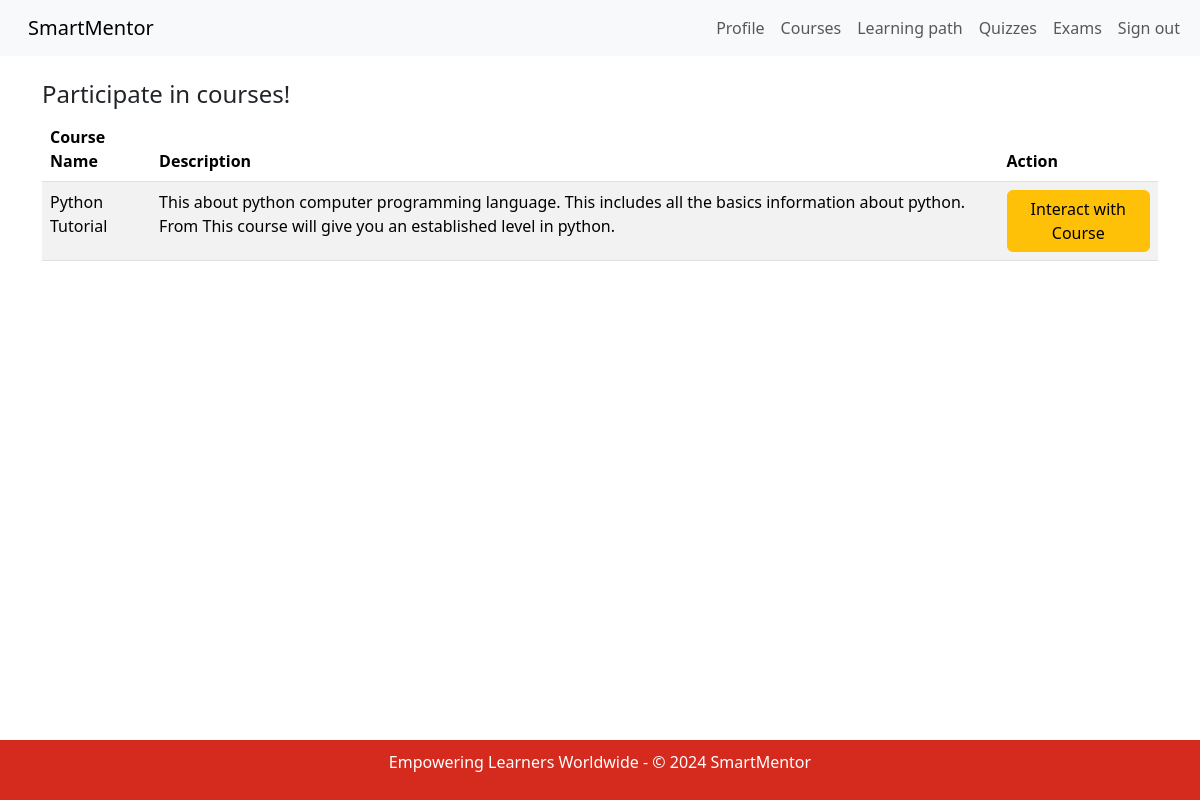
/student/learningpath (signed in), run on the app's committed database.
### app/models.py (models this page shows, shortened)
class Course(models.Model):
    name = models.CharField(max_length=50, default='course')
    description = models.CharField(max_length=200, default='Default description')
    pdfs = models.ManyToManyField(PDF, blank=True, related_name='courses')
    time_created = models.DateTimeField(auto_now_add=True, null=True)
    teacher = models.ForeignKey('Teacher', on_delete=models.CASCADE, related_name='courses', default=Teacher.get_default_teacher)

### app/views.py (the view)
# urls.py: path('student/learningpath', StudentLearningPathView.as_view(), name='course_learningpath'),
class StudentLearningPathView(LoginRequiredMixin, ListView):
    model = Course
    template_name = 'app/student_learningpath.html'
    def get_context_data(self, **kwargs):
        context = super().get_context_data(**kwargs)
        if self.request.user.is_authenticated and hasattr(self.request.user, 'profile'):
            student_profile = self.request.user.profile.student
            enrolled_courses = student_profile.courses.all()
            all_courses = Course.objects.exclude(id__in=enrolled_courses.values_list('id', flat=True))
        else:
            all_courses = Course.objects.none()  # Show no courses if user is not authenticated or has no profile
        context['all_courses'] = all_courses
        context['enrolled_courses'] = enrolled_courses
        return context

### app/templates/app/student_learningpath.html (shortened to what this page needs)
{% extends "app/base.html" %}
{% block content %}
    {% if user.is_authenticated %}
        {% if user.profile.role == 'student' %}
            <nav class="navbar navbar-expand-lg bg-body-tertiary">
                <div class="container-fluid">
                    <a class="navbar-brand" href="{% url 'home' %}">SmartMentor</a>
                    <div class="collapse navbar-collapse" id="navbarSupportedContent">
                        <ul class="navbar-nav me-auto mb-2 mb-lg-0">
                            <li class="nav-item">
                                <a class="nav-link" href="{% url 'student_profile' %}">Profile</a>
                            </li>
                            <li class="nav-item">
                                <a class="nav-link" href="{% url 'student_courses' %}">Courses</a>
                            </li>
                            <li class="nav-item">
                                <a class="nav-link" href="{% url 'course_learningpath' %}">Learning path</a>
                            </li>
                            <li class="nav-item">
                                <a class="nav-link" href="/student/quiz">Quizzes</a>
                              </li>
                            <li class="nav-item">
                                <a class="nav-link" href="{% url 'course_exam' %}">Exams</a>
                            </li>
                            <li class="nav-item">
                                <form action="{% url 'logout' %}" method="post" style="margin: 0">
                                    <button type="submit" class="nav-link" style="background: none; border: none; cursor: pointer;">Sign out</button>
                                </form>
                            </li>
                        </ul>
                    </div>
                </div>
            </nav>
            <br>
            <div class="container-xl">
                <section>
                    {% if enrolled_courses %}
                    <h4>Participate in courses!</h4>
                    <table class="table table-striped">
                        <thead>
                            <tr>
                                <th>Course Name</th>
                                <th>Description</th>
                                <th>Action</th>
                            </tr>
                        </thead>
                        <tbody>
                            {% for course in user.profile.student.courses.all %}
                                <tr>
                                    <td>{{ course.name }}</td>
                                    <td>{{ course.description }}</td>
                                    <td>
                                        <a href="{% url 'chat_with_course' course.id %}" target="_blank" class="btn btn-warning">Interact with Course</a>
                                    </td>
                                </tr>
                            {% endfor %}
                        </tbody>
                    </table>
                    {% else %}
                    <h4>Enroll in a course!</h4>
                    <p>You are not enrolled in any course. Please <a href="{% url 'student_courses' %}">enroll in a course</a> to participate in a quiz.</p>
                    {% endif %}
                </section>
            </div>
              <br>
              <br>
              <br>
              <br>
              <br>
              <br>
              <br>
        {% else %}
            <h1>Access Denied</h1>
            <p>You are not authorized to view this page. Please <a href="{% url 'home' %}">go back</a> to home.</p>
        {% endif %}
    {% else %}
        <h1>Access Denied</h1>
        <p>You are not authorized to view this page. Please <a href="{% url 'login' %}">log in</a> to view this page.</p>
    {% endif %}
{% endblock %}

### data on the page
Course: name "Python Tutorial", description "This about python computer programming language. This includes all the basics information about python. From This course will give you an established level in python."
